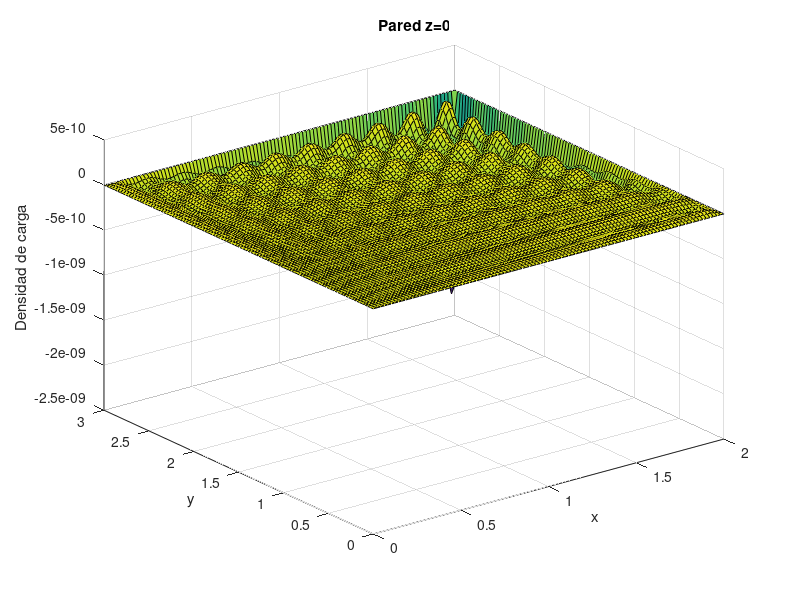

Write MATLAB code to recreate this figure.
a=2;
b=3;
i=20;
j=20;

y1=linspace(0,3,100);
x1=linspace(0,2,100);
[x,y]=meshgrid(x1,y1);
e=8.85.*10.^(-12);
sigmatotal=0; %esto es el z

for m = 1:j
  for n = 1:i   %dos iteraciones
    integral = (4.*a.*b.^2.*(-1).^(m+1))./(m.*n.*pi.^2).*(cos(n.*pi).*(-1+2./((n.*pi).^2))-2./((n.*pi).^2));
    Cnm = 4./(a.*b).*integral;
    sigma = -e.*Cnm.*sqrt((m.*pi./a).^2+(n.*pi./b).^2).*sin(m.*pi.*x./a).*sin(n.*pi.*y./b);
    sigmatotal= sigmatotal+sigma;
  endfor
endfor

surf(x,y,sigmatotal)
title("Pared z=0")
xlabel("x")
ylabel("y")
zlabel("Densidad de carga")